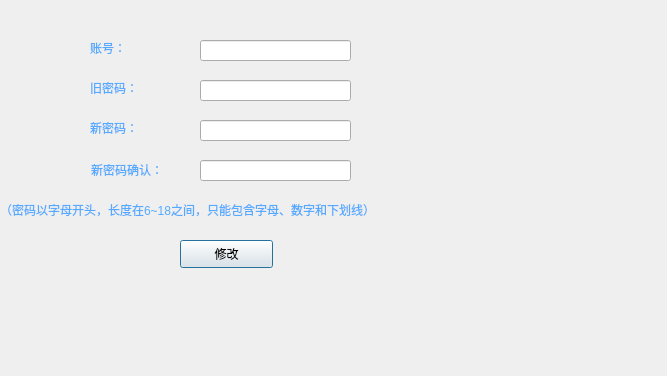
<?xml version="1.0" encoding="UTF-8"?>
<ui version="4.0">
 <class>change_code</class>
 <widget class="QDialog" name="change_code">
  <property name="geometry">
   <rect>
    <x>0</x>
    <y>0</y>
    <width>667</width>
    <height>376</height>
   </rect>
  </property>
  <property name="windowTitle">
   <string>Dialog</string>
  </property>
  <property name="styleSheet">
   <string notr="true">#change_code{
image: url(:/new/prefix1/v2-c2a88b13d61d4bedfd45ec2438839683_720w.jpg);
}</string>
  </property>
  <widget class="QLineEdit" name="lineEdit">
   <property name="geometry">
    <rect>
     <x>200</x>
     <y>40</y>
     <width>151</width>
     <height>21</height>
    </rect>
   </property>
  </widget>
  <widget class="QLineEdit" name="lineEdit_2">
   <property name="geometry">
    <rect>
     <x>200</x>
     <y>80</y>
     <width>151</width>
     <height>21</height>
    </rect>
   </property>
   <property name="frame">
    <bool>true</bool>
   </property>
   <property name="echoMode">
    <enum>QLineEdit::Password</enum>
   </property>
  </widget>
  <widget class="QLabel" name="label">
   <property name="geometry">
    <rect>
     <x>90</x>
     <y>40</y>
     <width>72</width>
     <height>15</height>
    </rect>
   </property>
   <property name="styleSheet">
    <string notr="true">color: rgb(85, 170, 255);</string>
   </property>
   <property name="text">
    <string>账号：</string>
   </property>
  </widget>
  <widget class="QLabel" name="label_2">
   <property name="geometry">
    <rect>
     <x>90</x>
     <y>80</y>
     <width>72</width>
     <height>15</height>
    </rect>
   </property>
   <property name="styleSheet">
    <string notr="true">color: rgb(85, 170, 255);</string>
   </property>
   <property name="text">
    <string>旧密码：</string>
   </property>
  </widget>
  <widget class="QLabel" name="label_3">
   <property name="geometry">
    <rect>
     <x>90</x>
     <y>120</y>
     <width>72</width>
     <height>15</height>
    </rect>
   </property>
   <property name="styleSheet">
    <string notr="true">color: rgb(85, 170, 255);</string>
   </property>
   <property name="text">
    <string>新密码：</string>
   </property>
  </widget>
  <widget class="QLineEdit" name="lineEdit_3">
   <property name="geometry">
    <rect>
     <x>200</x>
     <y>120</y>
     <width>151</width>
     <height>21</height>
    </rect>
   </property>
   <property name="echoMode">
    <enum>QLineEdit::Password</enum>
   </property>
  </widget>
  <widget class="QPushButton" name="pushButton">
   <property name="geometry">
    <rect>
     <x>180</x>
     <y>240</y>
     <width>93</width>
     <height>28</height>
    </rect>
   </property>
   <property name="text">
    <string>修改</string>
   </property>
  </widget>
  <widget class="QLineEdit" name="lineEdit_4">
   <property name="geometry">
    <rect>
     <x>200</x>
     <y>160</y>
     <width>151</width>
     <height>21</height>
    </rect>
   </property>
   <property name="echoMode">
    <enum>QLineEdit::Password</enum>
   </property>
  </widget>
  <widget class="QLabel" name="label_4">
   <property name="geometry">
    <rect>
     <x>91</x>
     <y>160</y>
     <width>91</width>
     <height>20</height>
    </rect>
   </property>
   <property name="styleSheet">
    <string notr="true">color: rgb(85, 170, 255);</string>
   </property>
   <property name="text">
    <string>新密码确认：</string>
   </property>
  </widget>
  <widget class="QLabel" name="label_5">
   <property name="geometry">
    <rect>
     <x>0</x>
     <y>200</y>
     <width>471</width>
     <height>20</height>
    </rect>
   </property>
   <property name="styleSheet">
    <string notr="true">color: rgb(85, 170, 255);</string>
   </property>
   <property name="text">
    <string>（密码以字母开头，长度在6~18之间，只能包含字母、数字和下划线）</string>
   </property>
  </widget>
 </widget>
 <tabstops>
  <tabstop>lineEdit</tabstop>
  <tabstop>lineEdit_2</tabstop>
  <tabstop>lineEdit_3</tabstop>
  <tabstop>lineEdit_4</tabstop>
  <tabstop>pushButton</tabstop>
 </tabstops>
 <resources/>
 <connections>
  <connection>
   <sender>lineEdit</sender>
   <signal>returnPressed()</signal>
   <receiver>change_code</receiver>
   <slot>setFocus()</slot>
   <hints>
    <hint type="sourcelabel">
     <x>284</x>
     <y>57</y>
    </hint>
    <hint type="destinationlabel">
     <x>284</x>
     <y>77</y>
    </hint>
   </hints>
  </connection>
  <connection>
   <sender>lineEdit_2</sender>
   <signal>returnPressed()</signal>
   <receiver>lineEdit_3</receiver>
   <slot>setFocus()</slot>
   <hints>
    <hint type="sourcelabel">
     <x>232</x>
     <y>93</y>
    </hint>
    <hint type="destinationlabel">
     <x>235</x>
     <y>128</y>
    </hint>
   </hints>
  </connection>
  <connection>
   <sender>lineEdit_3</sender>
   <signal>returnPressed()</signal>
   <receiver>lineEdit_4</receiver>
   <slot>setFocus()</slot>
   <hints>
    <hint type="sourcelabel">
     <x>261</x>
     <y>131</y>
    </hint>
    <hint type="destinationlabel">
     <x>256</x>
     <y>175</y>
    </hint>
   </hints>
  </connection>
  <connection>
   <sender>lineEdit_4</sender>
   <signal>returnPressed()</signal>
   <receiver>pushButton</receiver>
   <slot>click()</slot>
   <hints>
    <hint type="sourcelabel">
     <x>224</x>
     <y>170</y>
    </hint>
    <hint type="destinationlabel">
     <x>219</x>
     <y>225</y>
    </hint>
   </hints>
  </connection>
 </connections>
</ui>
